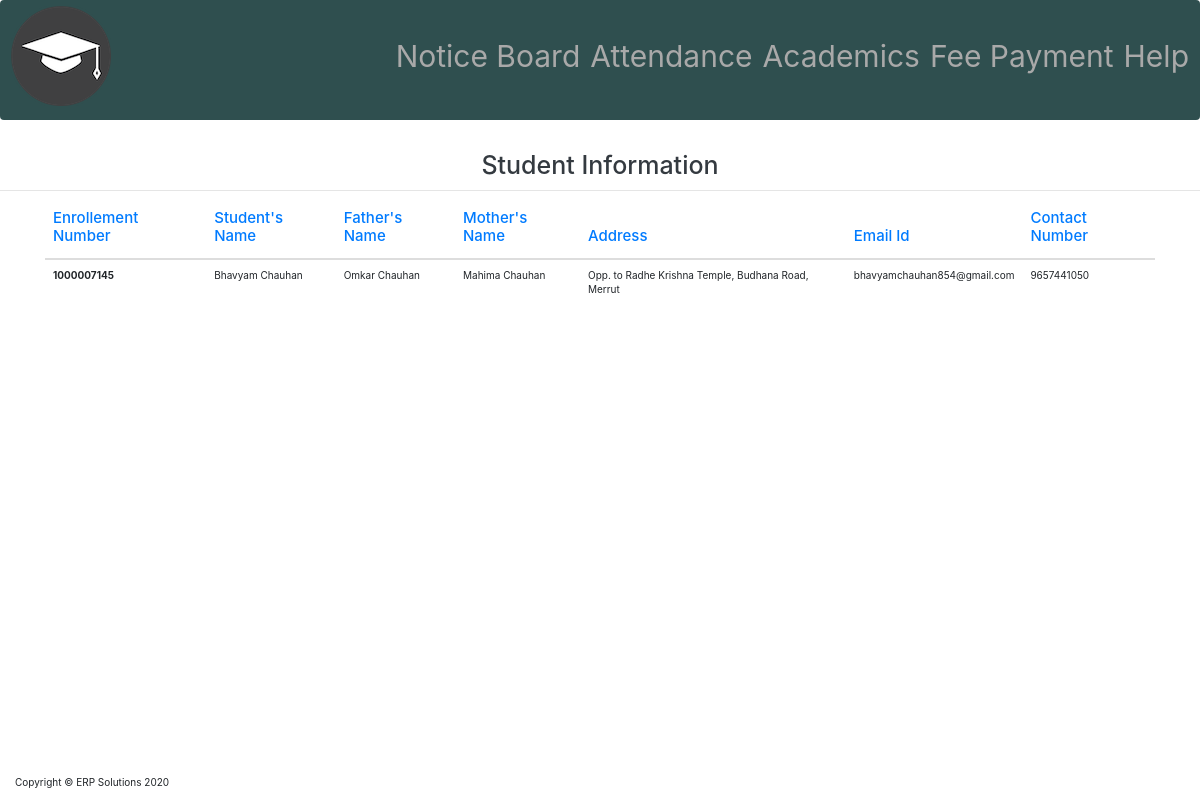
The page /xxx.php (signed in) on the database its author committed.
### tables this page shows
CREATE TABLE `PersonalDetails` (
  `Photo` varchar(100) NOT NULL,
  `Name` varchar(20) NOT NULL,
  `Father_Name` varchar(20) DEFAULT NULL,
  `Mother_Name` varchar(20) DEFAULT NULL,
  `Address` varchar(100) DEFAULT NULL,
  `Gmail` varchar(30) DEFAULT NULL,
  `Contact_No` bigint(20) DEFAULT NULL,
  `EnrollmentNo` int(11) NOT NULL
);

### xxx.php (the view)
<?php require_once('config.php'); ?>
<?php
   if(isset($_SESSION['login_user'])) {
    $EnrollmentNo = $_SESSION['login_user'];
    $query = "SELECT * FROM PersonalDetails WHERE EnrollmentNo = '{$EnrollmentNo}' ";
    $select_user_profile_query = mysqli_query($connection, $query);
    while($data = mysqli_fetch_array($select_user_profile_query)) {
    $user_name = $data['Name'];
    $father_name = $data['Father_Name'];
    $mother_name = $data['Mother_Name'];
    $address = $data['Address'];
    $user_mail = $data['Gmail'];
    $user_number = $data['Contact_No'];
    }
}
    ?>
<?php
    include "header.php";?>
         <?php include"navbar.php"; ?>
          <div style="margin-top:150px;">
             <h1 class="text-center text-dark">Student Information</h1>
              <hr>
              <div class="container">
              <table class="table">
  <thead>
    <tr class="text-primary">
      <th scope="col"><h4>Enrollement Number</h4></th>
      <th scope="col"><h4>Student's Name</th>
      <th scope="col"><h4>Father's Name</h4></th>
      <th scope="col"><h4>Mother's Name</h4></th>
      <th scope="col"><h4>Address</h4></th>
      <th scope="col"><h4>Email Id</h4></th>
      <th scope="col"><h4>Contact Number</h4></th>
    </tr>
  </thead>
  <tbody>
    <tr>
      <th scope="row"><?php echo $EnrollmentNo; ?></th>
      <td><?php echo $user_name; ?></td>
      <td><?php echo $father_name; ?></td>
      <td><?php echo $mother_name; ?></td>
      <td><?php echo $address; ?></td>
      <td><?php echo $user_mail; ?></td>
      <td><?php echo $user_number; ?></td>
    </tr>
  </tbody>
</table>
              </div>
      </div>
      <?php include "footnote.php"; ?>
<?php include "footer.php"; ?>

### assets/css/dash.css (style rules this page uses)
body { height:100% !important; padding:0 !important; margin:0 !important; }

### rows shown on the page
personaldetails: Name "Bhavyam Chauhan", Father_Name "Omkar Chauhan", Mother_Name "Mahima Chauhan", Address "Opp. to Radhe Krishna Temple, Budhana Road, Merrut", Gmail "bhavyamchauhan854@gmail.com", Contact_No "9657441050"

### other values the page prints
$title "Notice Board"
$title "Attendance"
$title "Academics"
$title "Fee Payment"
$title "Help"
$EnrollmentNo "1000007145"
